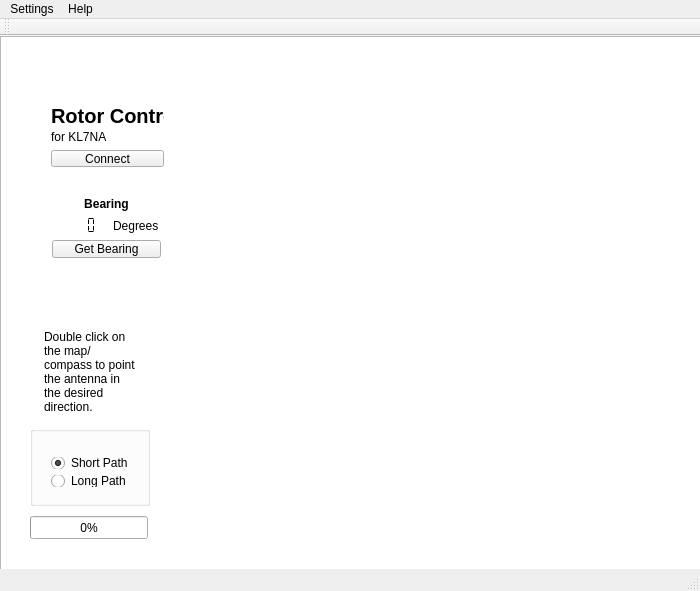
<?xml version="1.0" encoding="UTF-8"?>
<ui version="4.0">
 <class>MainWindow</class>
 <widget class="QMainWindow" name="MainWindow">
  <property name="geometry">
   <rect>
    <x>0</x>
    <y>0</y>
    <width>700</width>
    <height>591</height>
   </rect>
  </property>
  <property name="maximumSize">
   <size>
    <width>881</width>
    <height>600</height>
   </size>
  </property>
  <property name="windowTitle">
   <string>Rotor Control</string>
  </property>
  <property name="windowIcon">
   <iconset resource="Resources.qrc">
    <normaloff>:/Images/aeqd.png</normaloff>:/Images/aeqd.png</iconset>
  </property>
  <property name="styleSheet">
   <string notr="true"/>
  </property>
  <widget class="QWidget" name="centralWidget">
   <widget class="DirectionControlView" name="graphicsView">
    <property name="geometry">
     <rect>
      <x>0</x>
      <y>0</y>
      <width>861</width>
      <height>571</height>
     </rect>
    </property>
    <property name="mouseTracking">
     <bool>true</bool>
    </property>
    <property name="autoFillBackground">
     <bool>false</bool>
    </property>
    <property name="styleSheet">
     <string notr="true"/>
    </property>
   </widget>
   <widget class="QWidget" name="layoutWidget">
    <property name="geometry">
     <rect>
      <x>40</x>
      <y>60</y>
      <width>135</width>
      <height>81</height>
     </rect>
    </property>
    <layout class="QVBoxLayout" name="verticalLayout_2">
     <item>
      <widget class="QLabel" name="label_2">
       <property name="font">
        <font>
         <pointsize>15</pointsize>
         <weight>75</weight>
         <bold>true</bold>
        </font>
       </property>
       <property name="text">
        <string>Rotor Control</string>
       </property>
      </widget>
     </item>
     <item>
      <widget class="QLabel" name="label_3">
       <property name="text">
        <string>for KL7NA</string>
       </property>
      </widget>
     </item>
     <item>
      <widget class="QPushButton" name="connectButton">
       <property name="text">
        <string>Connect</string>
       </property>
      </widget>
     </item>
    </layout>
   </widget>
   <widget class="QTextBrowser" name="textBrowser">
    <property name="geometry">
     <rect>
      <x>40</x>
      <y>290</y>
      <width>101</width>
      <height>111</height>
     </rect>
    </property>
    <property name="frameShape">
     <enum>QFrame::NoFrame</enum>
    </property>
    <property name="frameShadow">
     <enum>QFrame::Plain</enum>
    </property>
    <property name="html">
     <string>&lt;!DOCTYPE HTML PUBLIC &quot;-//W3C//DTD HTML 4.0//EN&quot; &quot;http://www.w3.org/TR/REC-html40/strict.dtd&quot;&gt;
&lt;html&gt;&lt;head&gt;&lt;meta name=&quot;qrichtext&quot; content=&quot;1&quot; /&gt;&lt;style type=&quot;text/css&quot;&gt;
p, li { white-space: pre-wrap; }
&lt;/style&gt;&lt;/head&gt;&lt;body style=&quot; font-family:'Ubuntu'; font-size:11pt; font-weight:400; font-style:normal;&quot;&gt;
&lt;p style=&quot; margin-top:0px; margin-bottom:0px; margin-left:0px; margin-right:0px; -qt-block-indent:0; text-indent:0px;&quot;&gt;&lt;span style=&quot; font-family:'Sans Serif'; font-size:9pt;&quot;&gt;Double click on the map/compass to point the antenna in the desired direction.&lt;/span&gt;&lt;/p&gt;&lt;/body&gt;&lt;/html&gt;</string>
    </property>
   </widget>
   <widget class="QGroupBox" name="groupBox">
    <property name="geometry">
     <rect>
      <x>30</x>
      <y>390</y>
      <width>120</width>
      <height>80</height>
     </rect>
    </property>
    <property name="title">
     <string/>
    </property>
    <widget class="QWidget" name="layoutWidget">
     <property name="geometry">
      <rect>
       <x>10</x>
       <y>20</y>
       <width>104</width>
       <height>52</height>
      </rect>
     </property>
     <layout class="QVBoxLayout" name="verticalLayout_4">
      <item>
       <widget class="QRadioButton" name="shortPathButton">
        <property name="text">
         <string>Short Path</string>
        </property>
        <property name="checked">
         <bool>true</bool>
        </property>
       </widget>
      </item>
      <item>
       <widget class="QRadioButton" name="longPathButton">
        <property name="text">
         <string>Long Path</string>
        </property>
       </widget>
      </item>
     </layout>
    </widget>
   </widget>
   <widget class="QProgressBar" name="progressBar">
    <property name="enabled">
     <bool>true</bool>
    </property>
    <property name="geometry">
     <rect>
      <x>30</x>
      <y>480</y>
      <width>118</width>
      <height>23</height>
     </rect>
    </property>
    <property name="value">
     <number>0</number>
    </property>
    <property name="textVisible">
     <bool>true</bool>
    </property>
   </widget>
   <widget class="QWidget" name="layoutWidget">
    <property name="geometry">
     <rect>
      <x>41</x>
      <y>150</y>
      <width>131</width>
      <height>83</height>
     </rect>
    </property>
    <layout class="QVBoxLayout" name="verticalLayout">
     <item>
      <widget class="QLabel" name="label">
       <property name="font">
        <font>
         <weight>75</weight>
         <bold>true</bold>
        </font>
       </property>
       <property name="text">
        <string>Bearing</string>
       </property>
       <property name="alignment">
        <set>Qt::AlignCenter</set>
       </property>
      </widget>
     </item>
     <item>
      <layout class="QHBoxLayout" name="horizontalLayout">
       <item>
        <widget class="QLCDNumber" name="lcdNumber">
         <property name="frameShape">
          <enum>QFrame::NoFrame</enum>
         </property>
         <property name="lineWidth">
          <number>1</number>
         </property>
         <property name="digitCount">
          <number>4</number>
         </property>
         <property name="segmentStyle">
          <enum>QLCDNumber::Flat</enum>
         </property>
         <property name="intValue" stdset="0">
          <number>0</number>
         </property>
        </widget>
       </item>
       <item>
        <widget class="QLabel" name="label_4">
         <property name="text">
          <string>Degrees</string>
         </property>
        </widget>
       </item>
      </layout>
     </item>
     <item>
      <widget class="QPushButton" name="getBearingButton">
       <property name="text">
        <string>Get Bearing</string>
       </property>
      </widget>
     </item>
    </layout>
   </widget>
  </widget>
  <widget class="QMenuBar" name="menuBar">
   <property name="geometry">
    <rect>
     <x>0</x>
     <y>0</y>
     <width>700</width>
     <height>25</height>
    </rect>
   </property>
   <widget class="QMenu" name="menuSettings">
    <property name="title">
     <string>Settings</string>
    </property>
    <widget class="QMenu" name="menuBackground_Image">
     <property name="title">
      <string>Background Image</string>
     </property>
     <addaction name="actionKL7NA_Great_Circle"/>
     <addaction name="actionCompass"/>
    </widget>
    <addaction name="separator"/>
    <addaction name="separator"/>
    <addaction name="menuBackground_Image"/>
    <addaction name="actionHost_Address"/>
   </widget>
   <widget class="QMenu" name="menuHelp">
    <property name="title">
     <string>Help</string>
    </property>
    <addaction name="actionHamlib_Server_Setup"/>
    <addaction name="actionAbout"/>
   </widget>
   <addaction name="menuSettings"/>
   <addaction name="menuHelp"/>
  </widget>
  <widget class="QToolBar" name="mainToolBar">
   <attribute name="toolBarArea">
    <enum>TopToolBarArea</enum>
   </attribute>
   <attribute name="toolBarBreak">
    <bool>false</bool>
   </attribute>
  </widget>
  <widget class="QStatusBar" name="statusBar"/>
  <action name="actionHost_Address">
   <property name="text">
    <string>Host Address &amp; Port</string>
   </property>
  </action>
  <action name="actionKL7NA_Great_Circle">
   <property name="text">
    <string>KL7NA Great Circle</string>
   </property>
  </action>
  <action name="actionCompass">
   <property name="text">
    <string>Compass</string>
   </property>
  </action>
  <action name="actionHamlib_Server_Setup">
   <property name="text">
    <string>Hamlib Server Setup</string>
   </property>
  </action>
  <action name="actionAbout">
   <property name="text">
    <string>About</string>
   </property>
  </action>
 </widget>
 <layoutdefault spacing="6" margin="11"/>
 <customwidgets>
  <customwidget>
   <class>DirectionControlView</class>
   <extends>QGraphicsView</extends>
   <header location="global">directioncontrolview.h</header>
  </customwidget>
 </customwidgets>
 <resources>
  <include location="Resources.qrc"/>
 </resources>
 <connections/>
</ui>
